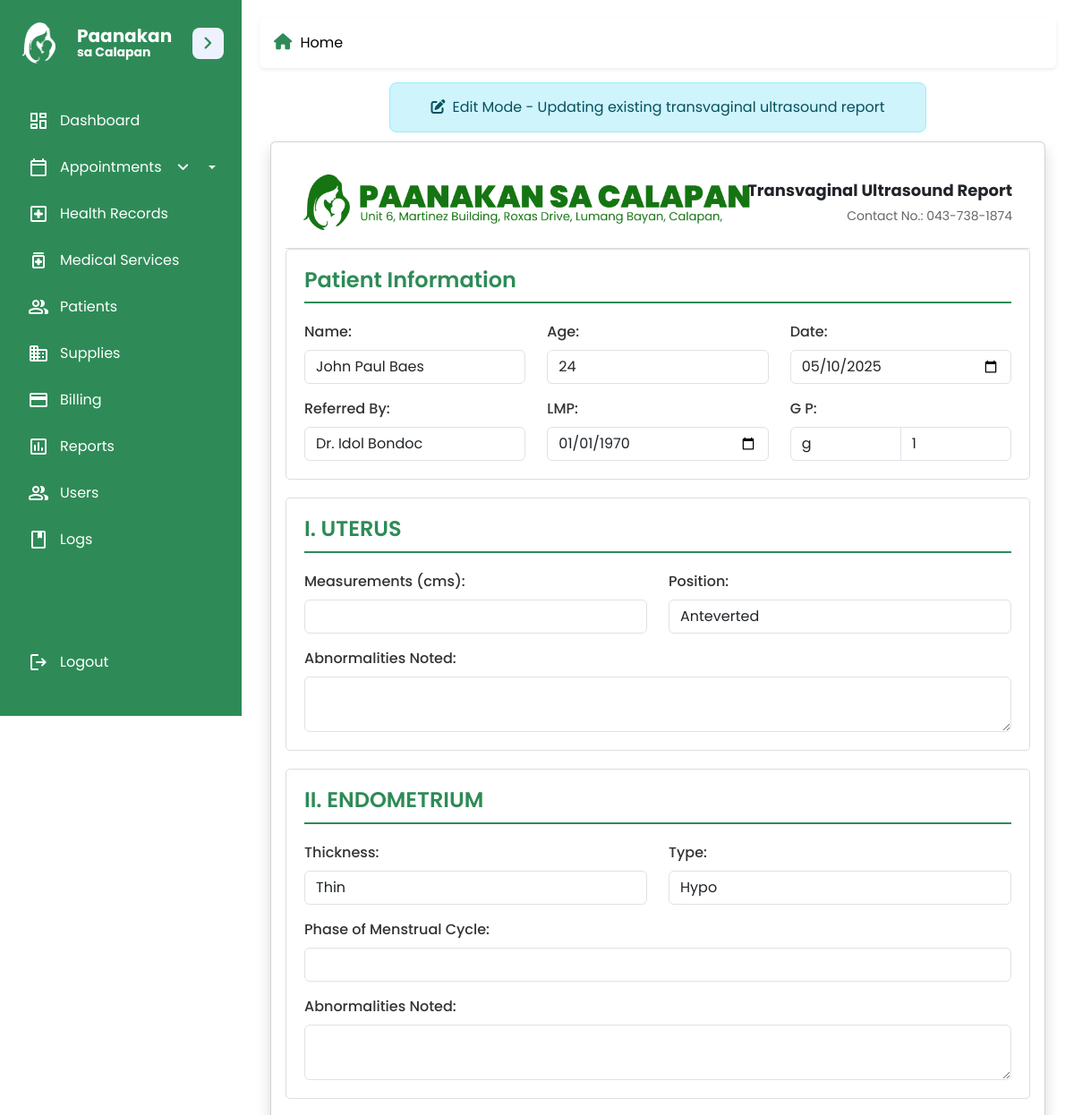
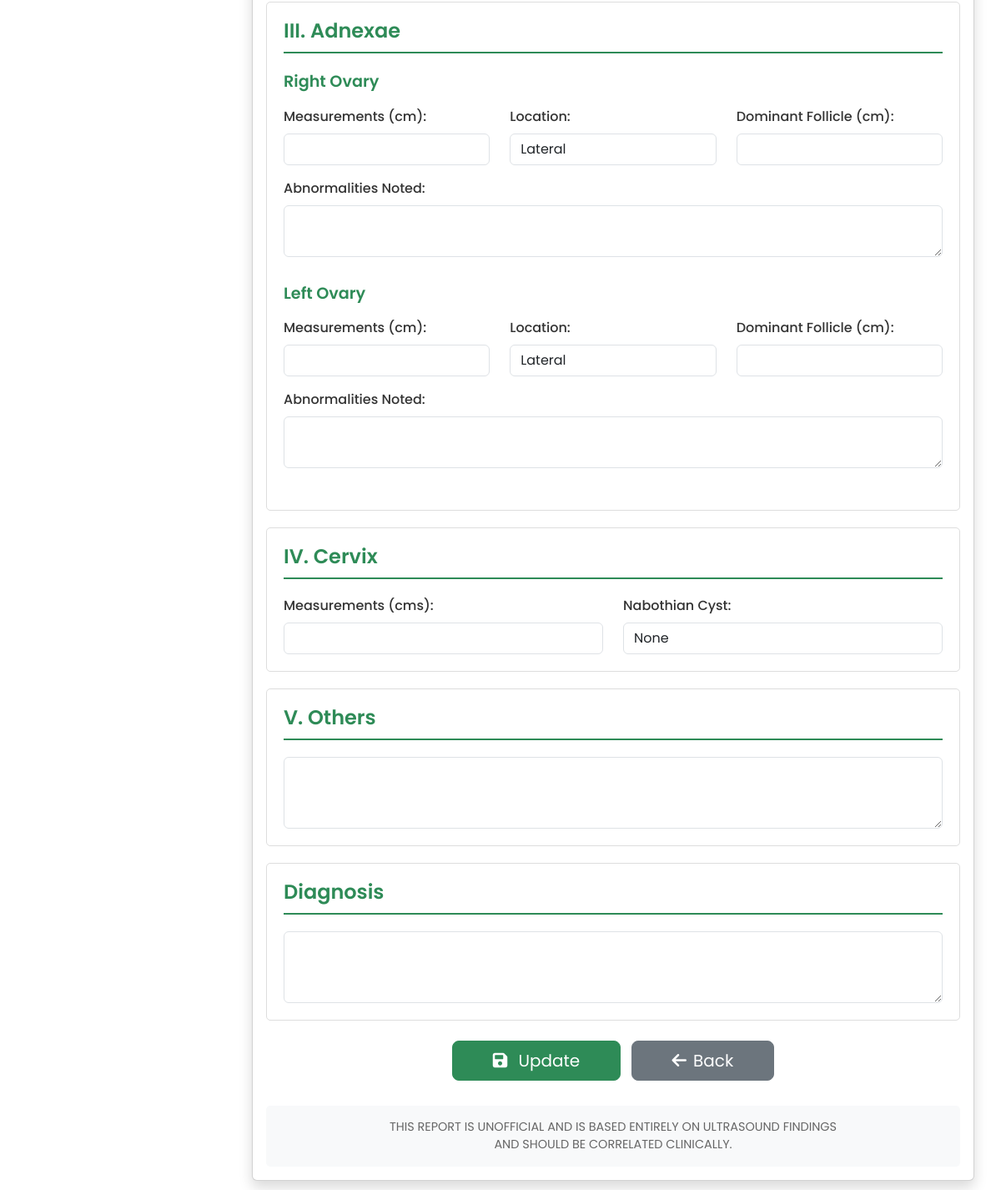
The app's page /healthrecords/ultrasound_report.php?case_id=C006&transaction_id=62 (signed in) with its own data (2 pictures, top to bottom).
### tables this page shows
CREATE TABLE `tv_ultrasound` (
  `id` int(11) NOT NULL,
  `case_id` varchar(20) NOT NULL,
  `transaction_id` int(11) NOT NULL,
  `date` date NOT NULL,
  `referred_by` varchar(255) DEFAULT NULL,
  `lmp` varchar(50) DEFAULT NULL,
  `g` varchar(10) DEFAULT NULL,
  `p` varchar(10) DEFAULT NULL,
  `uterus_measurement` varchar(50) DEFAULT NULL,
  `uterus_position` varchar(50) DEFAULT NULL,
  `uterus_abnormalities` text DEFAULT NULL,
  `endometrium_thickness` varchar(50) DEFAULT NULL,
  `endometrium_type` varchar(50) DEFAULT NULL,
  `menstrual_phase` varchar(100) DEFAULT NULL,
  `endometrium_abnormalities` text DEFAULT NULL,
  `right_ovary_measurements` varchar(50) DEFAULT NULL,
  `right_ovary_location` varchar(50) DEFAULT NULL,
  `right_ovary_follicle` varchar(50) DEFAULT NULL,
  `right_ovary_abnormalities` text DEFAULT NULL,
  `left_ovary_measurements` varchar(50) DEFAULT NULL,
  `left_ovary_location` varchar(50) DEFAULT NULL,
  `left_ovary_follicle` varchar(50) DEFAULT NULL,
  `left_ovary_abnormalities` text DEFAULT NULL,
  `cervix_measurements` varchar(50) DEFAULT NULL,
  `nabothian_cyst` varchar(20) DEFAULT NULL,
  `others` text DEFAULT NULL,
  `diagnosis` text DEFAULT NULL,
  `created_at` timestamp NOT NULL DEFAULT current_timestamp()
);

### healthrecords/ultrasound_report.php (the view, shortened to what the rows shown need)
<?php
$pdo = connection();
if (isset($_GET['case_id'])) {
    $case_id = $_GET['case_id'];
    $transaction_id = isset($_GET['transaction_id']) ? $_GET['transaction_id'] : null;
    if ($transaction_id) {
        $checkQuery = "SELECT * FROM tv_ultrasound WHERE case_id = :case_id AND transaction_id = :transaction_id";
        $checkStmt = $pdo->prepare($checkQuery);
        $checkStmt->bindParam(':case_id', $case_id);
        $checkStmt->bindParam(':transaction_id', $transaction_id);
        $checkStmt->execute();
        $existingRecord = $checkStmt->fetch(PDO::FETCH_ASSOC);
        if ($existingRecord) {
            $referred_by = $existingRecord['referred_by'];
            $lmp = $existingRecord['lmp'];
            $g = $existingRecord['g'];
            $p = $existingRecord['p'];
            $uterus_position = $existingRecord['uterus_position'];
            $endometrium_thickness = $existingRecord['endometrium_thickness'];
            $endometrium_type = $existingRecord['endometrium_type'];
            $right_ovary_location = $existingRecord['right_ovary_location'];
            $left_ovary_location = $existingRecord['left_ovary_location'];
            $nabothian_cyst = $existingRecord['nabothian_cyst'];
        }
    }
}
?>
<!DOCTYPE html>
<html lang="en">
<head>
    <link href="https://cdn.jsdelivr.net/npm/bootstrap@5.3.3/dist/css/bootstrap.min.css" rel="stylesheet">
    <link rel="stylesheet" href="../css/sidebar.css">
    <link rel="stylesheet" href="../css/components.css">
    <link rel="stylesheet" href="https://cdnjs.cloudflare.com/ajax/libs/font-awesome/6.4.0/css/all.min.css">
</head>
<body>
    <div class="dashboard-container">
        <?php include('sidebar.php'); ?>
        <main class="dashboard-main-content">
            <?php include('../admin/breadcrumb.php'); ?>
            <div class="container">
                <div class="card shadow">
                    <div class="card-body">
                        <form method="POST" action="">
                            <div class="section">
                                <div class="row mt-3">
                                    <div class="col-md-4">
                                        <div class="form-group">
                                            <label for="referred_by">Referred By:</label>
                                            <input type="text" class="form-control" id="referred_by" name="referred_by" value="<?= isset($referred_by) ? htmlspecialchars($referred_by) : '' ?>">
                                        </div>
                                    </div>
                                    <div class="col-md-4">
                                        <div class="form-group">
                                            <label for="lmp">LMP:</label>
                                            <input type="date" class="form-control" id="lmp" name="lmp" value="<?= isset($lmp) && $lmp ? htmlspecialchars(date('Y-m-d', strtotime($lmp))) : '' ?>">
                                        </div>
                                    </div>
                                    <div class="col-md-4">
                                        <div class="form-group">
                                            <div class="input-group">
                                                <input type="text" class="form-control" name="g" placeholder="G" value="<?= isset($g) ? htmlspecialchars($g) : '' ?>">
                                                <input type="text" class="form-control" name="p" placeholder="P" value="<?= isset($p) ? htmlspecialchars($p) : '' ?>">
                                            </div>
                                        </div>
                                    </div>
                                </div>
                            </div>
                            <div class="section">
                                <div class="row">
                                    <div class="col-md-6">
                                        <div class="form-group">
                                            <label>Position:</label>
                                            <select class="form-control" name="uterus_position">
                                                <option value="Anteverted" <?= isset($uterus_position) && $uterus_position == 'Anteverted' ? 'selected' : '' ?>>Anteverted</option>
                                            </select>
                                        </div>
                                    </div>
                                </div>
                            </div>
                            <div class="section">
                                <div class="row">
                                    <div class="col-md-6">
                                        <div class="form-group">
                                            <label>Thickness:</label>
                                            <select class="form-control" name="endometrium_thickness">
                                                <option value="Thin" <?= isset($endometrium_thickness) && $endometrium_thickness == 'Thin' ? 'selected' : '' ?>>Thin</option>
                                            </select>
                                        </div>
                                    </div>
                                    <div class="col-md-6">
                                        <div class="form-group">
                                            <label>Type:</label>
                                            <select class="form-control" name="endometrium_type">
                                                <option value="hypo" <?= isset($endometrium_type) && $endometrium_type == 'hypo' ? 'selected' : '' ?>>Hypo</option>
                                            </select>
                                        </div>
                                    </div>
                                </div>
                            </div>
                            <div class="section">
                                <div class="form-section">
                                    <div class="row">
                                        <div class="col-md-4">
                                            <div class="form-group">
                                                <label>Location:</label>
                                                <select class="form-control" name="right_ovary_location">
                                                    <option value="Lateral" <?= isset($right_ovary_location) && $right_ovary_location == 'Lateral' ? 'selected' : '' ?>>Lateral</option>
                                                </select>
                                            </div>
                                        </div>
                                    </div>
                                </div>
                                <div class="form-section">
                                    <div class="row">
                                        <div class="col-md-4">
                                            <div class="form-group">
                                                <label>Location:</label>
                                                <select class="form-control" name="left_ovary_location">
                                                    <option value="Lateral" <?= isset($left_ovary_location) && $left_ovary_location == 'Lateral' ? 'selected' : '' ?>>Lateral</option>
                                                </select>
                                            </div>
                                        </div>
                                    </div>
                                </div>
                            </div>
                            <div class="section">
                                <div class="row">
                                    <div class="col-md-6">
                                        <div class="form-group">
                                            <label>Nabothian Cyst:</label>
                                            <select class="form-control" name="nabothian_cyst">
                                                <option value="none" <?= isset($nabothian_cyst) && $nabothian_cyst == 'none' ? 'selected' : '' ?>>None</option>
                                            </select>
                                        </div>
                                    </div>
                                </div>
                            </div>
                        </form>
                    </div>
                </div>
            </div>
        </main>
    </div>
</body>
</html>

### records on screen
tv_ultrasound: referred_by "Dr. Idol Bondoc", lmp "01/01/1970", g "g", p "1", uterus_position "Anteverted", endometrium_thickness "Thin", endometrium_type "Hypo", right_ovary_location "Lateral", left_ovary_location "Lateral", nabothian_cyst "None"

### other values on screen
$name "Home"
